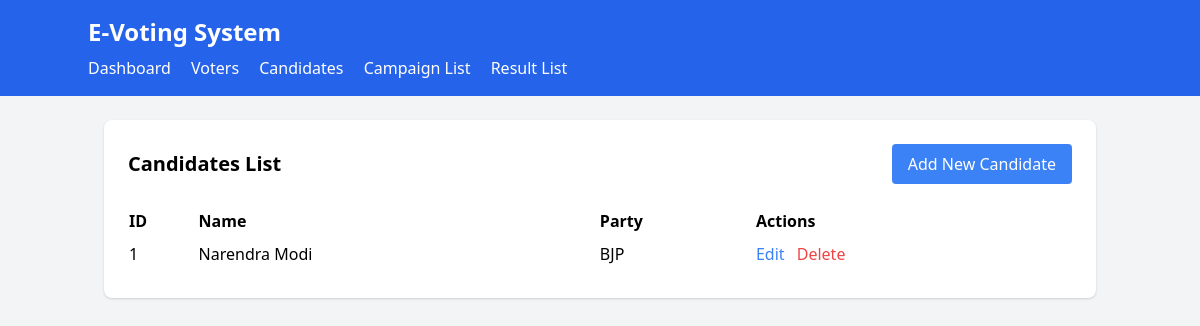
The page /candidates/ on the database as committed earlier.
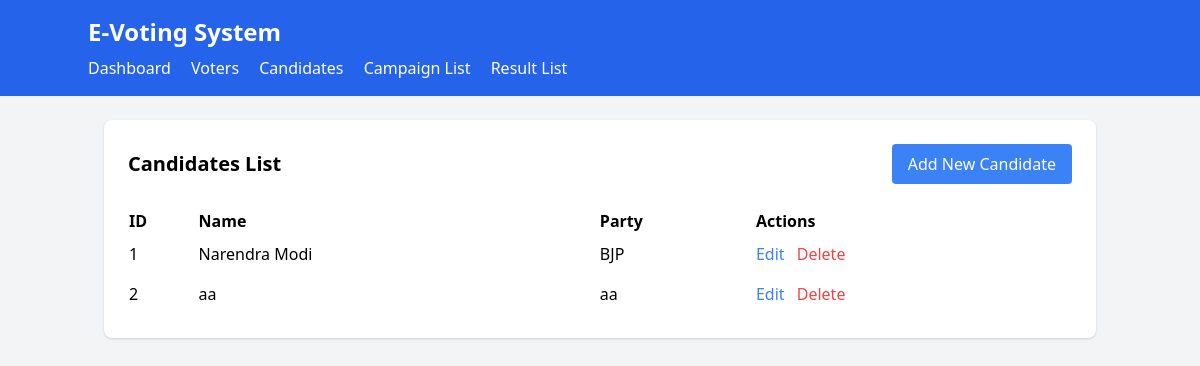
The same page on the database as committed later.
### voting/models.py (models this page shows, shortened)
class Candidate(models.Model):
    candidate_id = models.AutoField(primary_key=True)
    name = models.CharField(max_length=100)
    party = models.CharField(max_length=100)

### voting/views.py (the view)
# urls.py: path('candidates/', views.candidates_list, name='candi_list'),
def candidates_list(request):
    candidates = Candidate.objects.all()
    return render(request, 'voting/candidates_list.html', {'candidates': candidates})

### templates/voting/candidates_list.html
{% extends 'voting/base.html' %}
{% block content %}
<div class="bg-white p-6 rounded-lg shadow">
    <div class="flex justify-between items-center mb-6">
        <h2 class="text-xl font-bold">Candidates List</h2>
        <a href="{% url 'candi_create' %}" class="bg-blue-500 text-white px-4 py-2 rounded">Add New Candidate</a>
    </div>
    <table class="min-w-full">
        <thead>
            <tr>
                <th class="text-left">ID</th>
                <th class="text-left">Name</th>
                <th class="text-left">Party</th>
                <th class="text-left">Actions</th>
            </tr>
        </thead>
        <tbody>
            {% for candi in candidates %}
            <tr>
                <td class="py-2">{{ candi.candidate_id }}</td>
                <td>{{ candi.name }}</td>
                <td>{{ candi.party }}</td>
                <td>
                    <a href="{% url 'candi_update' candi.candidate_id %}" class="text-blue-500">Edit</a>
                    <a href="{% url 'candi_delete' candi.candidate_id %}" class="text-red-500 ml-2" onclick="return confirm('Are you sure?')">Delete</a>
                </td>
            </tr>
            {% endfor %}
        </tbody>
    </table>
</div>
{% endblock %}

Rows that differ between the two databases and show on the page:
added Candidate: candidate_id "2", name "aa", party "aa"
